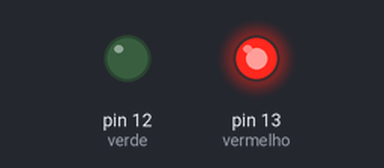
Bench run of a sketch on a simulated Arduino Uno, built with avr-gcc and run on an emulated ATmega328P. Shown: output pins drawn as LEDs (lit = HIGH).

Above: at 1.5 s.
At 3.5 s:
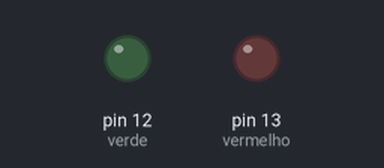
At 5.5 s:
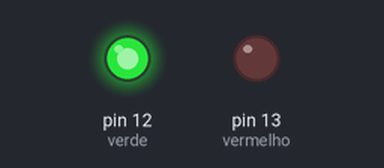
Timing chart, 0 to 10.4 s (numbered marks = the images above):
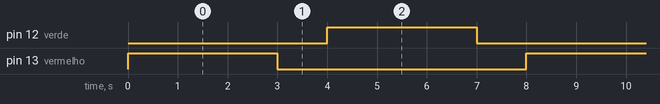

Measured:
- by itself, pin 12 (verde), pin 13 (vermelho): alternates HIGH for 3.0 s and LOW for 5.0 s
- by itself, everything shown: repeats every 8.0 s, in 4 steps

The sketch:

leds.ino
```cpp
int vermelho = 13;
int verde = 12;
void setup() {
  // put your setup code here, to run once:
  pinMode(vermelho,OUTPUT);
  pinMode(verde,OUTPUT);

}

void acenderLed(int cor){
  digitalWrite(cor,HIGH);
}
void apagarLed(int cor){
  digitalWrite(cor,LOW);
}
void apagarTodos(){
  apagarLed(vermelho);
  apagarLed(verde);
}
void loop() {
  // put your main code here, to run repeatedly:
  apagarTodos();
  acenderLed(vermelho);
  delay(1000 * 3);
  apagarTodos();
  delay(1000 * 1);
  acenderLed(verde);
  delay(1000 * 3);
  apagarTodos();
  delay(1000 * 1);

}
```
